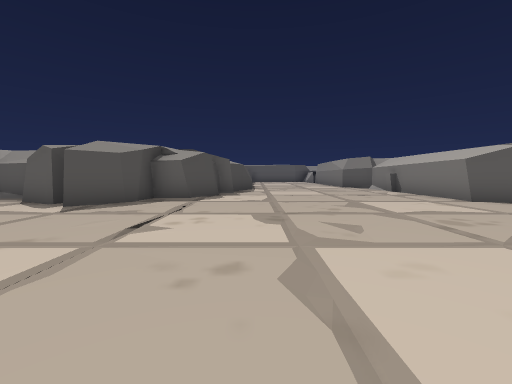
View 1 (above)

16 first-person views from a walk through a Unity game level. The camera is 1.3 m above the floor, tilts 4° down and sees 90° across. The floor is counted in squares, 2 m on a side. Each view is taken from the middle of a square. On the plan, view 1 faces up. The plan holds only what a view shows up to about 9 squares ahead; the rest is blank. The place goes on beyond the plan. The player is left out. Some animated figures are left out. Some surface patterns are stand-ins.

View 2
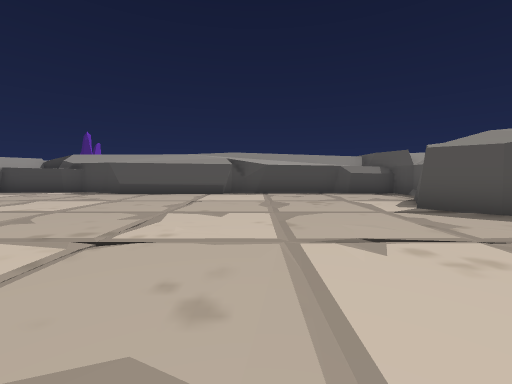

View 3
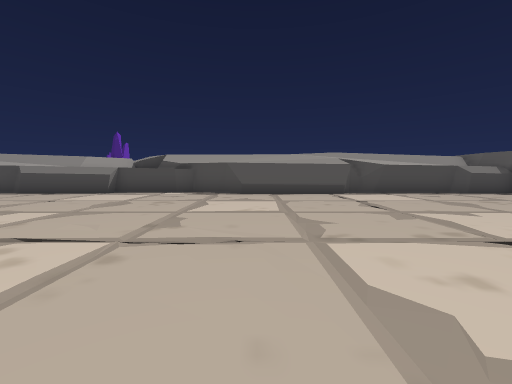

View 4
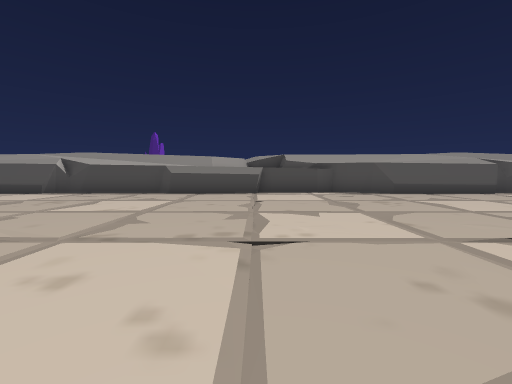

View 5
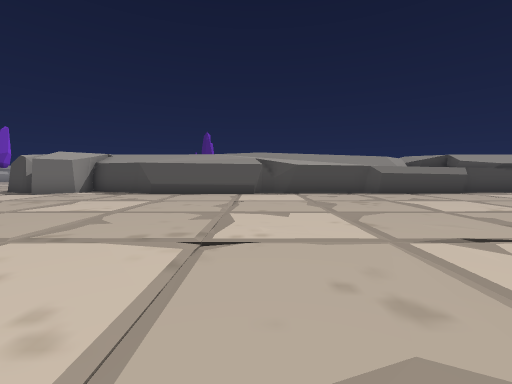

View 6
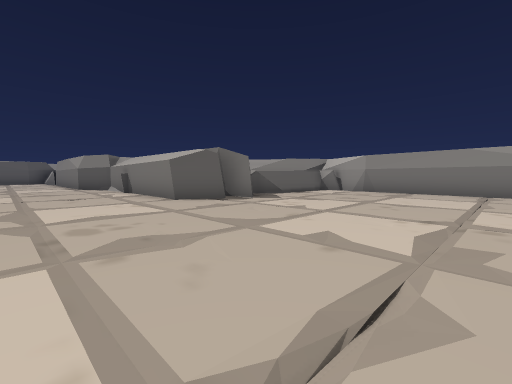

View 7
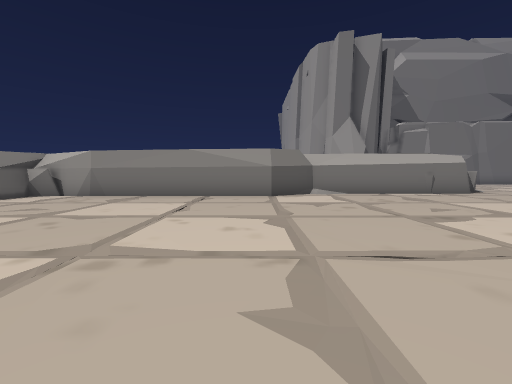

View 8
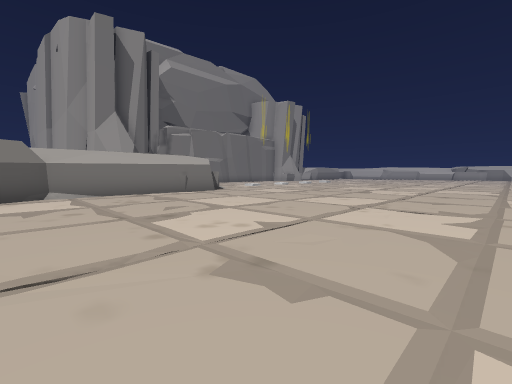

View 9
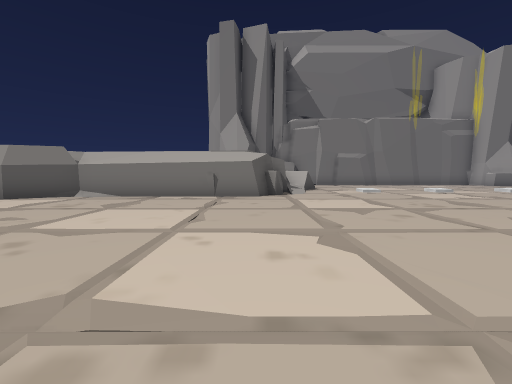

View 10
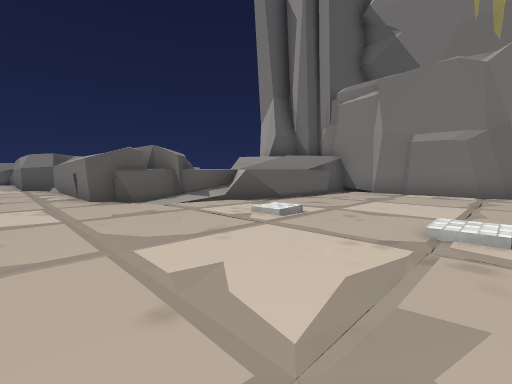

View 11
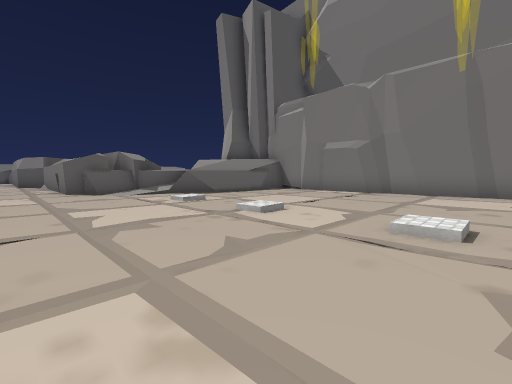

View 12
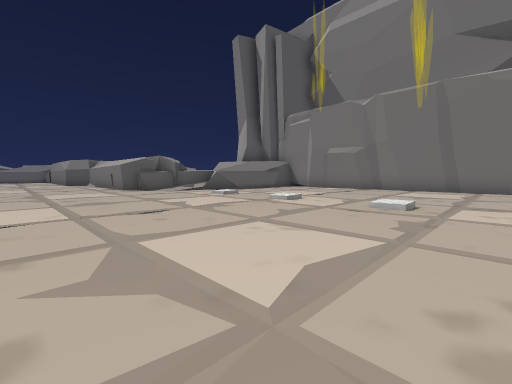

View 13
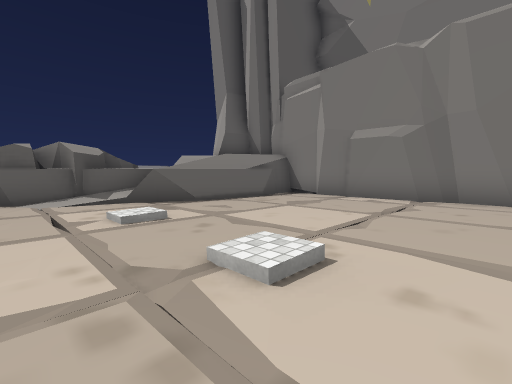

View 14
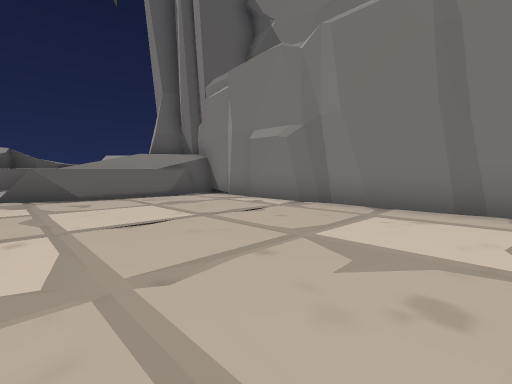

View 15
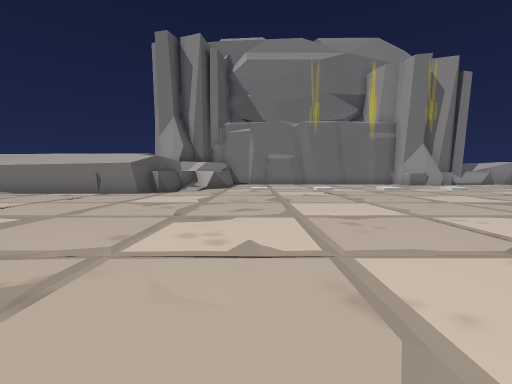

View 16
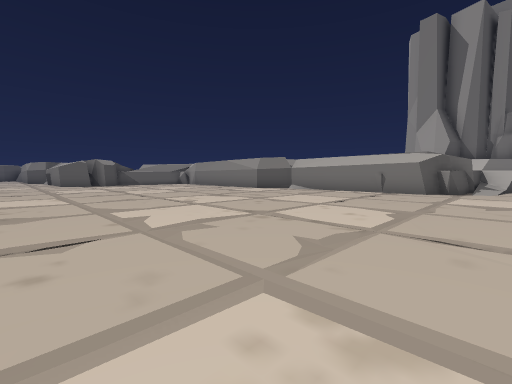

### Floor plan
Points are (right, up) in squares from view 1. A wall is a line through its corners. A room is listed if a view was taken in it or the views show most of it. See-through windows are left out.
Room 1 (views 1, 2, 3, 4, 5, 6, 7, 8, 9, 10, 11, 12, 13, 14, 15, 16)
walls: (13.6, -8.7) (12.4, -8) (12.4, -2.8) (11.6, -1.5) (11.5, 3.9) (12, 6) (11.2, 6.2); (-7.6, -6.8) (-7.5, -9.9) (-7.7, -10.1) (-7.5, -12.6); (-8, -4.8) (-7.9, -6.9); (16, -9.2) (12.9, -8.7) (13, -8.2); (6.9, 5) (6.8, 6.3); (16.1, -10.5) (15.4, -10); (-7.4, -12.4) (-7.4, -13); (6.2, 5.6) (5.2, 6.2) (5.1, 9.5); (-7.7, -12.6) (-7.8, -13.3) (-7.7, -13.9); (-7.7, -12.8) (-8, -13.7); (-7.4, -13.8) (-7.3, -17.8); (8.9, 5.6) (8, 6.1); (9, 5.9) (8.1, 6); (11.6, 4.8) (11.4, 5.5); (-7.9, 0.5) (-7.7, -3) (-8.1, -3.8); (11.6, 5.2) (11.7, 5.8); (-3.5, 5.4) (-3.9, 5.1); (11.4, 5.7) (10.6, 5.8); (-7.7, 2.1) (-8, 1.3); (-7.7, 2.3) (-7.8, 1.6) (-7.7, 1.1) (-7.6, 1) (-7.5, -2.6) (-7.8, -3.1); (-2.8, 6.4) (-3.1, 5.9); (-4.5, 5.6) (-5.6, 6.3); (-7.4, -17.4) (-7.7, -18); (-1.5, 7.7) (-1.9, 6.9) (-2.8, 6.9) (-2.9, 6.1) (-3.7, 5.2); (19.3, -10.5) (15.7, -10.2) (15.1, -9.9); (19.6, -10.4) (18.9, -10.6); (-7.7, -17.9) (-8.1, -18.7); (-0.7, 8.7) (-1.3, 8.7); (-7.5, 5.2) (-7.8, 4.8); (20.2, -11.6) (20.3, -10.4) (18.6, -10); (-6.1, 6.9) (-7, 6.9) (-7.7, 6.6) (-7.6, 2); (20.2, -15.3) (20, -14.2); (20.1, -16.1) (20.2, -15.1) (20.1, -14.7); (20.3, -17.8) (20.1, -17.2); (20.2, -19) (20, -11.5)
low walls: (11.4, 5.5) (8.6, 5.8); (18.9, -10.6) (16.1, -10.5)
objects: other object (14, -17); other object (14, -15); other object (14, -12)

Where each view was taken, in squares from view 1:
view 1: 0 up, 0 right, facing up
view 2: 2 up, 1 right, facing left
view 3: 2 down, 1 right, facing left
view 4: 7 down, 1 right, facing left
view 5: 14 down, 1 right, facing left
view 6: 0 up, 2 right, facing up-right
view 7: 1 down, 4 right, facing right
view 8: 2 down, 4 right, facing down-right
view 9: 8 down, 5 right, facing right
view 10: 15 down, 11 right, facing up-right
view 11: 18 down, 11 right, facing up-right
view 12: 19 down, 9 right, facing up-right
view 13: 16 down, 13 right, facing up-right
view 14: 18 down, 15 right, facing up-right
view 15: 12 down, 4 right, facing right
view 16: 10 down, 3 right, facing up-right
